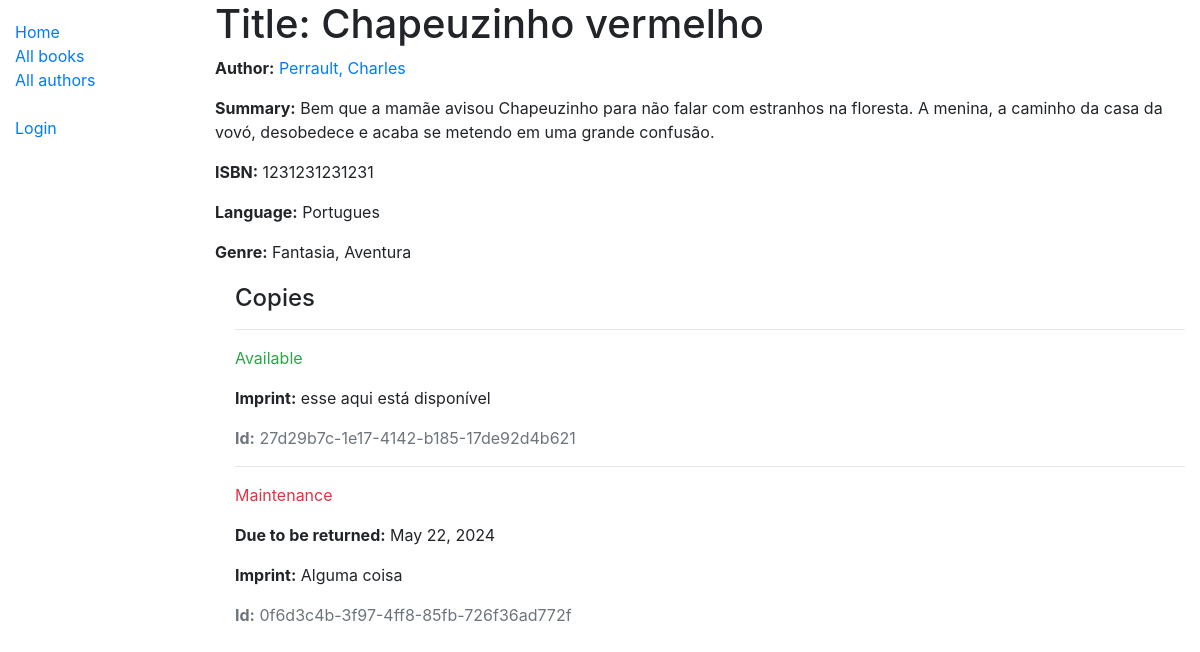
/catalog/book/1, run on the app's committed database.
### catalog/models.py (models this page shows, shortened)
class Book(models.Model):
    title = models.CharField(max_length=200)
    author = models.ForeignKey('Author', on_delete=models.SET_NULL, null=True)
    summary = models.TextField(max_length=1000, help_text='Enter a brief description of the book')
    isbn = models.CharField('ISBN', max_length=13, help_text='13 Character <a href="https://www.isbn-international.org/content/what-isbn">ISBN number</a>')
    genre = models.ManyToManyField(Genre, help_text='Select a genre for this book')
    language = models.ForeignKey('Language', on_delete=models.SET_NULL, null=True)

class Author(models.Model):
    first_name = models.CharField(max_length=100)
    last_name = models.CharField(max_length=100)
    date_of_birth = models.DateField(null=True, blank=True)
    date_of_death = models.DateField('Died', null=True, blank=True)
    class Meta:
        ordering = ['last_name', 'first_name']
    def __str__(self):
        return f'{self.last_name}, {self.first_name}'
    class Meta:
        ordering = ['last_name']

class Language(models.Model):
    name = models.CharField(max_length=200, unique=True, help_text="Enter the book's natural language (e.g. English, French, Japanese etc.)")
    def __str__(self):
        return self.name

class Genre(models.Model):
    name = models.CharField(max_length=200, help_text='Enter a book genre (e.g. Science Fiction)')
    def __str__(self):
        return self.name

class BookInstance(models.Model):
    id = models.UUIDField(primary_key=True, default=uuid.uuid4, help_text='Unique ID for this particular book across whole library')
    book = models.ForeignKey('Book', on_delete=models.SET_NULL, null=True)
    imprint = models.CharField(max_length=200)
    due_back = models.DateField(null=True, blank=True)
    borrower = models.ForeignKey(User, on_delete=models.SET_NULL, null=True, blank=True)
    LOAN_STATUS = (
        ('m', 'Maintenance'),
        ('o', 'On loan'),
        ('a', 'Available'),
        ('r', 'Reserved'),
    )
    status = models.CharField(
        max_length=1,
        choices=LOAN_STATUS,
        blank=True,
        default='m',
        help_text='Book availability',
    )
    class Meta:
        ordering = ['due_back']
        permissions = (("can_mark_returned", "Set book as returned"),)

### catalog/views.py (the view)
# urls.py: path('book/<int:pk>', views.BookDetailView.as_view(), name='book-detail'),
class BookDetailView(generic.DetailView):
    model = Book

### catalog/templates/catalog/book_detail.html
{% extends "base_generic.html" %}
{% block content %}
  <h1>Title: {{ book.title }}</h1>
  <p><strong>Author:</strong> <a href="">{{ book.author }}</a></p>
  <p><strong>Summary:</strong> {{ book.summary }}</p>
  <p><strong>ISBN:</strong> {{ book.isbn }}</p>
  <p><strong>Language:</strong> {{ book.language }}</p>
  <p><strong>Genre:</strong> {% for genre in book.genre.all %} {{ genre }}{% if not forloop.last %}, {% endif %}{% endfor %}</p>
  <div style="margin-left:20px;margin-top:20px">
    <h4>Copies</h4>
    {% for copy in book.bookinstance_set.all %}
      <hr>
      <p class="{% if copy.status == 'a' %}text-success{% elif copy.status == 'm' %}text-danger{% else %}text-warning{% endif %}">{{ copy.get_status_display }}</p>
      {% if copy.status != 'a' %}
        <p><strong>Due to be returned:</strong> {{copy.due_back}}</p>
      {% endif %}
      <p><strong>Imprint:</strong> {{copy.imprint}}</p>
      <p class="text-muted"><strong>Id:</strong> {{copy.id}}</p>
    {% endfor %}
  </div>
{% endblock %}

### data on the page
Book: title "Chapeuzinho vermelho", author "Perrault, Charles", summary "Bem que a mamãe avisou Chapeuzinho para não falar com estranhos na floresta. A menina, a caminho da casa da vovó, desobedece e acaba se metendo em uma grande confusão.", isbn "1231231231231", language "Portugues"
Genre: name "Fantasia"
Genre: name "Aventura"
BookInstance: status "Available", imprint "esse aqui está disponível", id "27d29b7c-1e17-4142-b185-17de92d4b621"
BookInstance: status "Maintenance", due_back "May 22, 2024", imprint "Alguma coisa", id "0f6d3c4b-3f97-4ff8-85fb-726f36ad772f"
